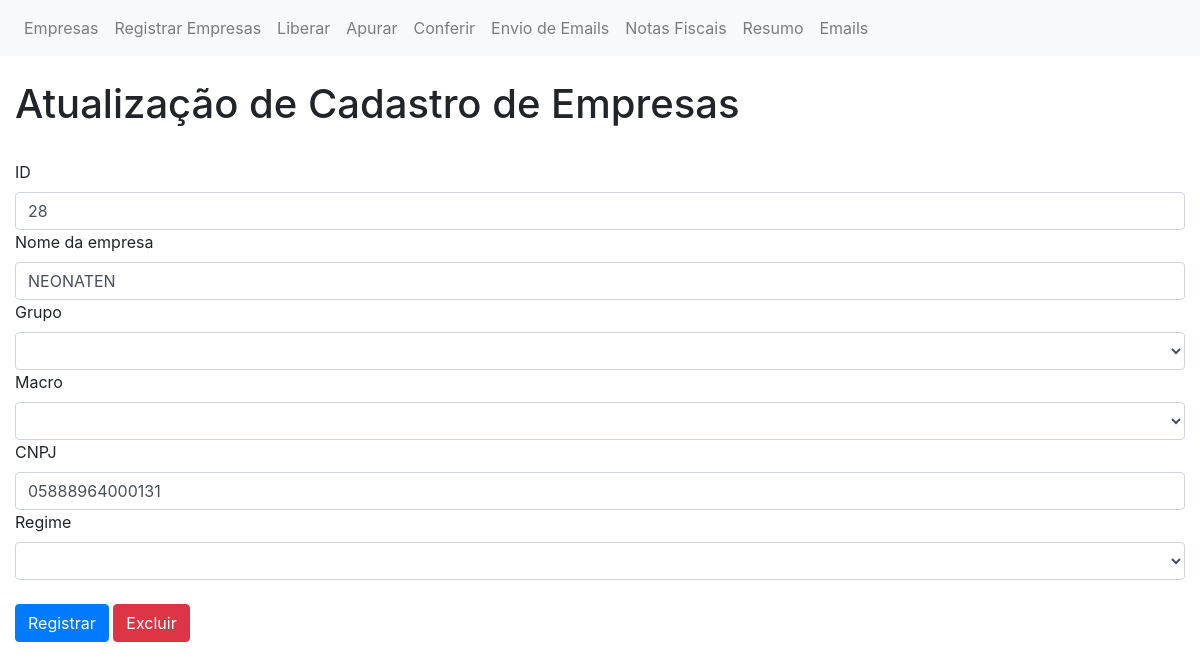
The page /atualizar_dados/28 on the database its author committed.
### app.py (models this page shows, shortened)
class Empresa(db.Model):
    __tablename__ = "empresas"
    id = db.Column(db.Integer,primary_key=True)
    nome = db.Column(db.String(50),nullable=False)
    grupo = db.Column(db.String(4),nullable=False)
    macro = db.Column(db.String(3),nullable=True)
    regime = db.Column(db.String(15),nullable=True)
    cnpj = db.Column(db.String(14),nullable=False)
    liberacao = db.Column(db.Boolean,default=False,nullable=True)
    data_liberacao = db.Column(db.DateTime,nullable=True)
    responsavel_liberacao = db.Column(db.String(20),nullable=True)
    movimento_liberacao = db.Column(db.String(20),nullable=True)
    apuracao = db.Column(db.Boolean, default=False, nullable=True)
    data_apuracao = db.Column(db.DateTime)
    responsavel_apuracao = db.Column(db.String(20))
    movimento_apuracao = db.Column(db.String(20))
    conferencia = db.Column(db.Boolean, default=False)
    data_conferencia = db.Column(db.DateTime)
    responsavel_conferencia = db.Column(db.String(20))
    movimento_conferencia = db.Column(db.String(20))
    envio_email = db.Column(db.Boolean, default=False)
    data_envio_email = db.Column(db.DateTime)
    responsavel_envio_email = db.Column(db.String(20))

### app.py (the view)
@app.route("/atualizar_dados/<id>",methods=["GET","POST"])
def atualizar_dados(id):
    alteracao_form = AlteracaoForm()
    empresa = Empresa.query.filter_by(id=id).first()
    if request.method == "POST":
        if alteracao_form.alterar.data:
            empresa.id = request.form["id"]
            empresa.nome = request.form["nome"]
            empresa.grupo = request.form["grupo"]
            empresa.cnpj = request.form["cnpj"]
            empresa.macro = request.form["macro"]
            empresa.regime = request.form["regime"]
            'db.session.delete(empresa)'
            try:
                db.session.commit()
                flash("Update feito com sucesso")
                return render_template("atualizar_dados.html",
                                       form=alteracao_form,
                                       empresa=empresa)
            except:
                return render_template("atualizar_dados.html",
                                       form=alteracao_form,
                                       empresa=empresa)
        if alteracao_form.deletar.data:
            print('Deletad')
            db.session.delete(empresa)
            db.session.commit()
            flash("Empresa deletada com sucesso")
            return render_template("atualizar_dados.html",
                                   form=alteracao_form,
                                   empresa=empresa)
    else:
        return render_template("atualizar_dados.html",
                           form=alteracao_form,
                           empresa=empresa
                           )

### forms.py
class AlteracaoForm(FlaskForm):
    id = IntegerField("ID", validators=[DataRequired()])
    nome = StringField("Nome da empresa", validators=[DataRequired()])
    grupo = SelectField("Grupo", choices=grupos, validators=[DataRequired()])
    macro = SelectField("Macro", choices=macros, validators=[DataRequired()])
    cnpj = StringField("CNPJ", validators=[DataRequired()])
    regime = SelectField("Regime", choices=regimes, validators=[DataRequired()])
    alterar = SubmitField("Registrar")
    deletar = SubmitField("Excluir")

### templates/atualizar_dados.html (shortened to what this page needs)
{% extends 'base.html' %}
{% block content %}
    <br/>
        <div>
                <h1>Atualização de Cadastro de Empresas</h1>
        </div>
    <br/>
    <form action="/atualizar_dados/{{ empresa.id }}" method="POST">
      {{ form.id.label(class="form-label") }}
      {{ form.id(class="form-control",value=empresa.id) }}
      {{ form.nome.label(class="form-label") }}
      {{ form.nome(class="form-control",value=empresa.nome) }}
      {{ form.grupo.label(class="form-label") }}
      {{ form.grupo(class="form-control",value=empresa.grupo) }}
      {{ form.macro.label(class="form-label") }}
      {{ form.macro(class="form-control",value=empresa.macro) }}
      {{ form.cnpj.label(class="form-label") }}
      {{ form.cnpj(class="form-control",value=empresa.cnpj) }}
      {{ form.regime.label(class="form-label") }}
      {{ form.regime(class="form-control",value=empresa.regime) }}
        <br/>
      {{ form.alterar(class="btn btn-primary") }}
      {{ form.deletar(class="btn btn-danger") }}
    </form>
{% endblock %}

### rows shown on the page
Empresa: id "28", nome "NEONATEN", cnpj "05888964000131"
